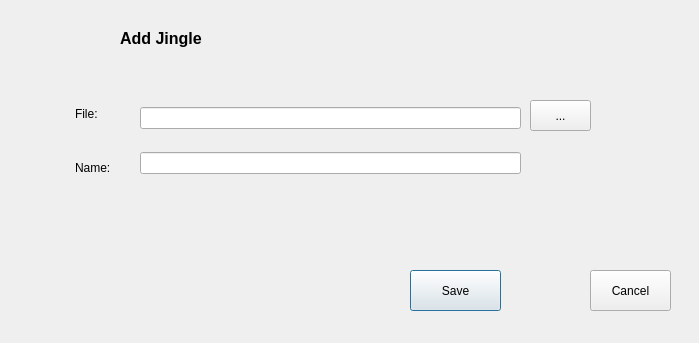
<?xml version="1.0" encoding="UTF-8"?>
<ui version="4.0">
 <class>addJingle</class>
 <widget class="QDialog" name="addJingle">
  <property name="geometry">
   <rect>
    <x>0</x>
    <y>0</y>
    <width>699</width>
    <height>343</height>
   </rect>
  </property>
  <property name="windowTitle">
   <string>Dialog</string>
  </property>
  <widget class="QPushButton" name="pushButton">
   <property name="geometry">
    <rect>
     <x>410</x>
     <y>270</y>
     <width>91</width>
     <height>41</height>
    </rect>
   </property>
   <property name="text">
    <string>Save</string>
   </property>
  </widget>
  <widget class="QToolButton" name="toolButton">
   <property name="geometry">
    <rect>
     <x>530</x>
     <y>100</y>
     <width>61</width>
     <height>31</height>
    </rect>
   </property>
   <property name="text">
    <string>...</string>
   </property>
  </widget>
  <widget class="QLabel" name="label">
   <property name="geometry">
    <rect>
     <x>120</x>
     <y>30</y>
     <width>201</width>
     <height>17</height>
    </rect>
   </property>
   <property name="font">
    <font>
     <pointsize>12</pointsize>
     <weight>75</weight>
     <bold>true</bold>
    </font>
   </property>
   <property name="text">
    <string>Add Jingle</string>
   </property>
  </widget>
  <widget class="QLabel" name="label_9">
   <property name="geometry">
    <rect>
     <x>50</x>
     <y>10</y>
     <width>51</width>
     <height>51</height>
    </rect>
   </property>
   <property name="text">
    <string/>
   </property>
   <property name="pixmap">
    <pixmap>../../../../usr/share/icons/Mint-X/mimetypes/48/application-ogg.png</pixmap>
   </property>
  </widget>
  <widget class="QWidget" name="layoutWidget">
   <property name="geometry">
    <rect>
     <x>75</x>
     <y>90</y>
     <width>61</width>
     <height>101</height>
    </rect>
   </property>
   <layout class="QVBoxLayout" name="verticalLayout">
    <item>
     <widget class="QLabel" name="label_2">
      <property name="text">
       <string>File:</string>
      </property>
     </widget>
    </item>
    <item>
     <widget class="QLabel" name="label_3">
      <property name="text">
       <string>Name:</string>
      </property>
     </widget>
    </item>
   </layout>
  </widget>
  <widget class="QWidget" name="layoutWidget_2">
   <property name="geometry">
    <rect>
     <x>140</x>
     <y>90</y>
     <width>381</width>
     <height>101</height>
    </rect>
   </property>
   <layout class="QVBoxLayout" name="verticalLayout_2">
    <item>
     <widget class="QLineEdit" name="txt_file"/>
    </item>
    <item>
     <widget class="QLineEdit" name="txt_name"/>
    </item>
   </layout>
  </widget>
  <widget class="QPushButton" name="pushButton_2">
   <property name="geometry">
    <rect>
     <x>590</x>
     <y>270</y>
     <width>81</width>
     <height>41</height>
    </rect>
   </property>
   <property name="text">
    <string>Cancel</string>
   </property>
  </widget>
 </widget>
 <resources/>
 <connections/>
</ui>
